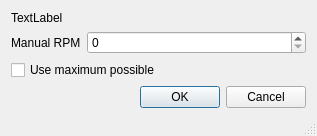
<?xml version="1.0" encoding="UTF-8"?>
<ui version="4.0">
 <class>gui_setManualRpm</class>
 <widget class="QDialog" name="gui_setManualRpm">
  <property name="geometry">
   <rect>
    <x>0</x>
    <y>0</y>
    <width>317</width>
    <height>136</height>
   </rect>
  </property>
  <property name="windowTitle">
   <string>Set Manual RPM</string>
  </property>
  <property name="windowIcon">
   <iconset resource="gui_resources.qrc">
    <normaloff>:/Images/icons/32x32/shubetria.png</normaloff>:/Images/icons/32x32/shubetria.png</iconset>
  </property>
  <property name="sizeGripEnabled">
   <bool>true</bool>
  </property>
  <layout class="QFormLayout" name="formLayout">
   <item row="0" column="0" colspan="2">
    <widget class="QLabel" name="ctrl_title">
     <property name="text">
      <string>TextLabel</string>
     </property>
    </widget>
   </item>
   <item row="1" column="0">
    <widget class="QLabel" name="label">
     <property name="text">
      <string>Manual RPM</string>
     </property>
    </widget>
   </item>
   <item row="1" column="1">
    <widget class="QSpinBox" name="ctrl_manualRpm">
     <property name="sizePolicy">
      <sizepolicy hsizetype="MinimumExpanding" vsizetype="Fixed">
       <horstretch>0</horstretch>
       <verstretch>0</verstretch>
      </sizepolicy>
     </property>
     <property name="minimumSize">
      <size>
       <width>100</width>
       <height>0</height>
      </size>
     </property>
     <property name="maximum">
      <number>65535</number>
     </property>
     <property name="singleStep">
      <number>100</number>
     </property>
    </widget>
   </item>
   <item row="2" column="0" colspan="2">
    <widget class="QCheckBox" name="ctrl_useMaxRpm">
     <property name="text">
      <string>Use maximum possible</string>
     </property>
    </widget>
   </item>
   <item row="3" column="0" colspan="2">
    <widget class="QDialogButtonBox" name="buttonBox">
     <property name="orientation">
      <enum>Qt::Horizontal</enum>
     </property>
     <property name="standardButtons">
      <set>QDialogButtonBox::Cancel|QDialogButtonBox::Ok</set>
     </property>
    </widget>
   </item>
  </layout>
 </widget>
 <resources>
  <include location="gui_resources.qrc"/>
 </resources>
 <connections>
  <connection>
   <sender>buttonBox</sender>
   <signal>accepted()</signal>
   <receiver>gui_setManualRpm</receiver>
   <slot>accept()</slot>
   <hints>
    <hint type="sourcelabel">
     <x>248</x>
     <y>254</y>
    </hint>
    <hint type="destinationlabel">
     <x>157</x>
     <y>274</y>
    </hint>
   </hints>
  </connection>
  <connection>
   <sender>buttonBox</sender>
   <signal>rejected()</signal>
   <receiver>gui_setManualRpm</receiver>
   <slot>reject()</slot>
   <hints>
    <hint type="sourcelabel">
     <x>316</x>
     <y>260</y>
    </hint>
    <hint type="destinationlabel">
     <x>286</x>
     <y>274</y>
    </hint>
   </hints>
  </connection>
 </connections>
</ui>
